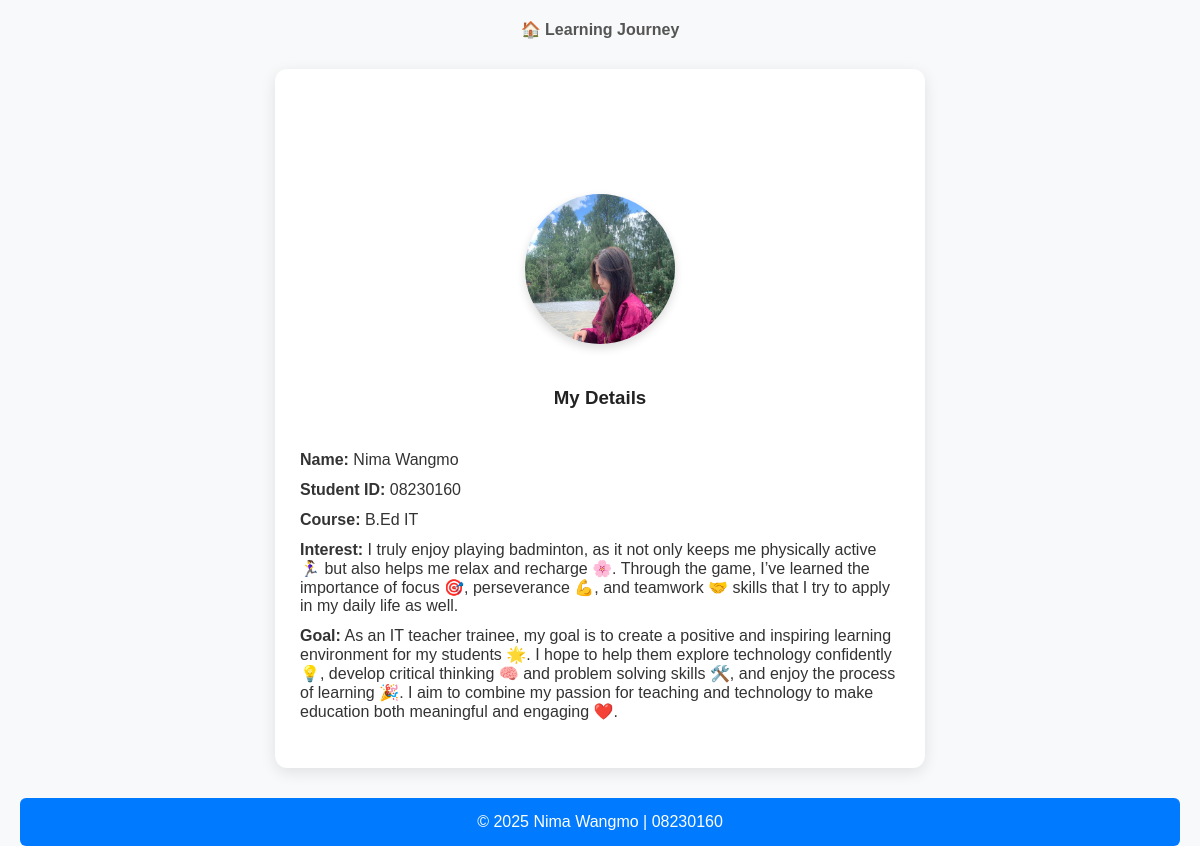
The page /about/ on the database its author committed.
### nwJourney/models.py (models this page shows, shortened)
class AboutMe(models.Model):
    name = models.CharField(max_length=100)
    student_id = models.CharField(max_length=20)
    course = models.CharField(max_length=100)
    interests = models.TextField()
    goals = models.TextField()

### nwJourney/views.py (the view)
# urls.py: path('about/', views.aboutme, name='aboutme'),
def aboutme(request):
    profile = AboutMe.objects.first()  # Assuming only one profile
    return render(request, 'aboutMe.html', {'profile': profile})

### nwJourney/templates/aboutme.html (shortened to what this page needs)
{% load static %}
<!DOCTYPE html>
<html lang="en">
<head>
    <link rel="stylesheet" href="{% static 'styles/styles.css' %}">
</head>
<body>
<nav>
    <a href="{% url 'index' %}">🏠 Learning Journey</a>
</nav>
<div class="profile">
    <img src="{% static 'images/profile.jpg' %}" alt="My Profile Image" width="150">
    <h3>My Details</h3>
    <ul>
        <li><strong>Name:</strong> {{ profile.name }}</li>
        <li><strong>Student ID:</strong> {{ profile.student_id }}</li>
        <li><strong>Course:</strong> {{ profile.course }}</li>
        <li><strong>Interest:</strong> {{ profile.interests }}</li>
        <li><strong>Goal:</strong> {{ profile.goals }}</li>
    </ul>
</div>
<footer>
    © 2025 Nima Wangmo | 08230160
</footer>
</body>
</html>

### nwJourney/static/styles/styles.css (style rules this page uses)
body { font-family: 'Arial', sans-serif; background-color: #f8f9fa; color: #333; margin: 0; padding: 0 20px; }
nav { text-align: center; margin: 20px 0; }
nav a { margin: 0 15px; text-decoration: none; font-weight: bold; color: #555; padding: 8px 12px; border-radius: 5px; transition: all 0.3s ease; }
h1, h2, h3 { text-align: center; color: #222; margin-bottom: 20px; }
div img { width: 250px; margin: 100px; border-radius: 10px; box-shadow: 0 4px 10px rgba(0,0,0,0.15); }
.profile { max-width: 600px; margin: 30px auto; padding: 25px; background-color: #fff; border-radius: 12px; box-shadow: 0 4px 15px rgba(0,0,0,0.1); text-align: center; }
.profile img { border-radius: 50%; margin-bottom: 20px; width: 150px; height: 150px; object-fit: cover; }
.profile ul { list-style: none; padding: 0; text-align: left; display: inline-block; }
.profile ul li { padding: 6px 0; font-size: 16px; }
footer { text-align: center; padding: 15px 0; margin-top: 30px; background-color: #007bff; color: #fff; border-radius: 6px; }

### rows shown on the page
AboutMe: name "Nima Wangmo", student_id "08230160", course "B.Ed IT", interests "I truly enjoy playing badminton, as it not only keeps me physically active 🏃‍♀️ but also helps me relax and recharge 🌸. Through the game, I’ve learned the importance of focus 🎯, perseverance 💪, and teamwork 🤝 skills that I try to apply in my daily life as well.", goals "As an IT teacher trainee, my goal is to create a positive and inspiring learning environment for my students 🌟. I hope to help them explore technology confidently 💡, develop critical thinking 🧠 and problem solving skills 🛠️, and enjoy the process of learning 🎉. I aim to combine my passion for teaching and technology to make education both meaningful and engaging ❤️."
